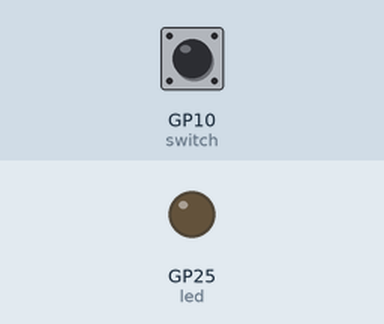
This program was run on a simulated Raspberry Pi Pico running MicroPython. Parts: output pins drawn as LEDs (lit = HIGH). Inputs (shaded band) come from the test bench; at power-on: GP10 (switch) HIGH.

Above: at 1.2 s.
1.3 s: GP10 (switch) pulled LOW for 0.15 s
At 1.9 s:
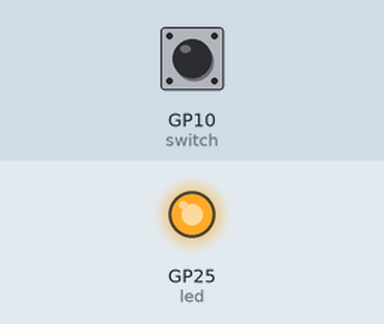
3.8 s: GP10 (switch) pulled LOW for 3.2 s
At 8.1 s:
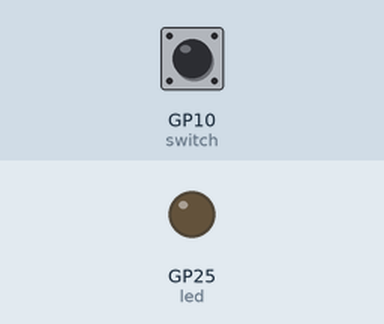
Timing chart, 0 to 9.6 s (numbered marks = the images above; inputs shaded):
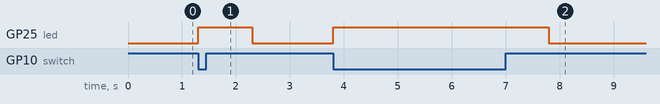

The program:

digital_input.py
```python
from machine import Pin
from utime import sleep

switch = Pin(10, Pin.IN, Pin.PULL_UP)
led = Pin('LED', Pin.OUT)

while True:
    if switch.value() == 0:
        led.on()
        sleep(1)
        led.off()
```

Measured:
- after the input at 1.3 s, GP25 (led): LOW → HIGH at once, → LOW 1.0 s later
- after the input at 3.8 s, GP25 (led): LOW → HIGH at once, → LOW 4.0 s later
